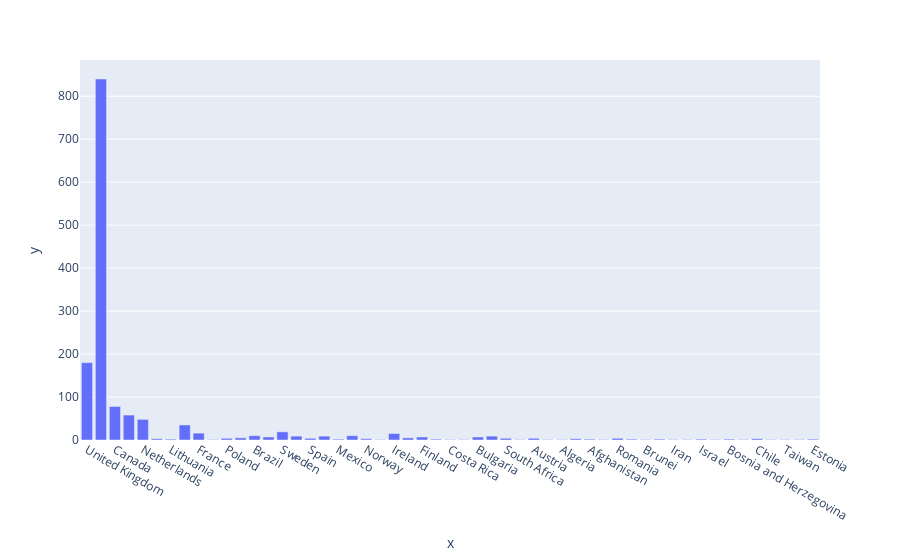

The cell this chart's notebook holds for it:
### Code cell
fig = px.bar(data,country_n,country_count)
fig.show()

### Figure 1 — Plotly figure (JSON) as saved in the notebook; plotly's stock layout.template omitted (floating-point values rounded to 4 significant figures)
{"data": [{"alignmentgroup": "True", "hoverlabel": {"namelength": 0}, "hovertemplate": "x=%{x}<br>y=%{y}", "legendgroup": "", "marker": {"color": "#636efa"}, "name": "", "offsetgroup": "", "orientation": "v", "showlegend": false, "textposition": "auto", "type": "bar", "x": ["United Kingdom", "United States of America", "Canada", "Germany", "Netherlands", "Czech Republic", "Lithuania", "Australia", "France", "Venezuela", "Poland", "Belgium", "Brazil", "Denmark", "Sweden", "Russia", "Spain", "India", "Mexico", "Switzerland", "Norway", "Argentina", "Ireland", "Italy", "Finland", "Colombia", "Costa Rica", "Vietnam", "Bulgaria", "New Zealand", "South Africa", "Slovakia", "Austria", "Bangladesh", "Algeria", "Pakistan", "Afghanistan", "Greece", "Romania", "Other", "Brunei", "Japan", "Iran", "Hungary", "Israel", "Ecuador", "Bosnia and Herzegovina", "China", "Chile", "Guatemala", "Taiwan", "Serbia", "Estonia"], "xaxis": "x", "y": [180, 840, 78, 58, 48, 3, 2, 35, 16, 1, 4, 5, 10, 7, 19, 9, 4, 9, 2, 10, 3, 1, 15, 5, 7, 2, 1, 1, 7, 9, 4, 1, 4, 1, 1, 3, 2, 1, 4, 2, 1, 2, 1, 1, 2, 1, 2, 1, 3, 1, 1, 1, 2], "yaxis": "y"}], "layout": {"barmode": "relative", "legend": {"tracegroupgap": 0}, "margin": {"t": 60}, "xaxis": {"anchor": "y", "domain": [0, 1], "title": {"text": "x"}}, "yaxis": {"anchor": "x", "domain": [0, 1], "title": {"text": "y"}}}}
